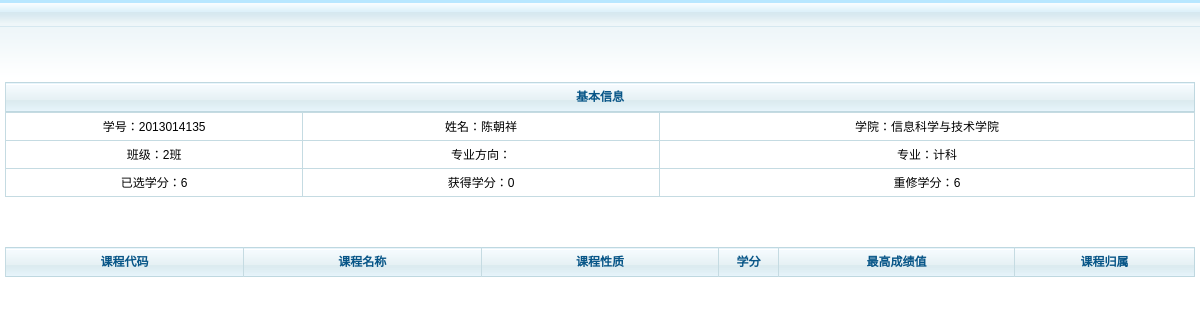
The page /students/scorefailcourse.php (signed in) on the database its author committed.
### tables this page shows
CREATE TABLE IF NOT EXISTS `student` (
  `Id` int(10) NOT NULL COMMENT '学生ID',
  `Name` varchar(30) NOT NULL COMMENT '学生姓名',
  `Sex` varchar(10) NOT NULL COMMENT '学生性别',
  `Password` varchar(20) NOT NULL COMMENT '学生登录密码',
  `Academy` int(10) NOT NULL COMMENT '所属学院ID',
  `Speciality` int(10) NOT NULL COMMENT '所属专业ID',
  `Class` varchar(10) NOT NULL COMMENT '班级 编号',
  `Grade` int(10) NOT NULL COMMENT '所属年级ID',
  `Permission` int(10) NOT NULL COMMENT '权限ID',
  `Dates_Attendance` date NOT NULL COMMENT '入学时间',
  `Phone` varchar(20) NOT NULL COMMENT '联系电话',
  `Identification_Card` varchar(20) NOT NULL COMMENT '身份证号',
  `Nation` varchar(20) DEFAULT '汉' COMMENT '民族',
  `BirthPlace` varchar(20) DEFAULT NULL COMMENT '出生地',
  `BirthDay` date DEFAULT NULL COMMENT '生日',
  `EMail` varchar(50) NOT NULL COMMENT '电子邮箱',
  PRIMARY KEY (`Id`),
  KEY `Grade` (`Grade`),
  KEY `Class` (`Class`),
  KEY `Permission` (`Permission`),
  KEY `Academy` (`Academy`),
  KEY `Speciality` (`Speciality`)
);

CREATE TABLE IF NOT EXISTS `academy` (
  `Id` int(10) NOT NULL COMMENT '学院ID',
  `Name` varchar(30) NOT NULL COMMENT '学院名称',
  PRIMARY KEY (`Id`)
);

CREATE TABLE IF NOT EXISTS `speciality` (
  `Id` int(10) NOT NULL COMMENT '专业ID',
  `Name` varchar(50) NOT NULL COMMENT '专业名称',
  PRIMARY KEY (`Id`)
);

### students/scoremessage.php (called while the page is built, shortened)
<?php
$sql="SELECT * FROM student WHERE Id like '{$_SESSION['ID']}'";
$result=$mysqli->query($sql);
while ($row=$result->fetch_array())
{$Name=$row['Name'];
$AcaID=$row['Academy'];
$Class=$row['Class'];
$spID=$row['Speciality'];}
$sql="SELECT * FROM academy WHERE Id like '{$AcaID}'";
$result=$mysqli->query($sql);
while ($row=$result->fetch_array())
{$Aca=$row['Name'];}
$sql="SELECT * FROM speciality WHERE Id like '{$spID}'";
$result=$mysqli->query($sql);
while ($row=$result->fetch_array())
{$Sp=$row['Name'];}
$sql="select * from curricula_variable where Student_Id like '{$_SESSION['ID']}'";
$result=$mysqli->query($sql);
$sumscore=0;
while ($row=$result->fetch_array()){
	$sql="select * from curricula where Id like'{$row['Curricula_Id']}'";
	$result1=$mysqli->query($sql);
	while ($row1=$result1->fetch_array())
	{$sumscore+=$row1['Credit'];}
}
$getscore=0;
?>

### students/scorefailcourse.php (the view, shortened to what this page needs)
<!DOCTYPE html>
<html>
<head>
<link href="../images/style.css" rel="stylesheet" type="text/css" />
</head>
<body>
<div id="contentWrap">
<div class="pageTitle"></div>
<div class="pageColumn">
<div class="pageButton"></div>
  <table>
    <thead>
    <th width="100%">基本信息</th>
    </thead>
    </table>
     <?php
include ("inc.php");
include ("scoremessage.php");
include ("addline.php");
?>
    <table>
    <tbody>
    	<tr>
        <td width="25%">学号：<?php echo $_SESSION['ID'];?></td>
        <td width="25%">姓名：<?php echo $Name;?></td>
        <td width="50%">学院：<?php echo $Aca;?></td>
      </tr>
      <tr>
        <td width="20%">班级：<?php echo $Class;?></td>
        <td width="30%">专业方向：</td>
        <td width="50%">专业：<?php echo $Sp;?></td>
      </tr>
      <tr>
        <td width="20%">已选学分：<?php echo $sumscore;?></td>
        <td width="30%">获得学分：<?php echo $getscore;?></td>
        <td width="50%">重修学分：<?php echo $sumscore-$getscore?></td>
      </tr>
    </tbody>
  </table>
<div class="pageButton"></div>
  <table>
    <thead>
    <th width="20%">课程代码</th>
      <th width="20%">课程名称</th>
      <th width="20%">课程性质</th>
      <th width="5%">学分</th>
      <th width="20">最高成绩值</th>
      <th width="15">课程归属</th>
        </thead>
  </table>
</body>
</html>

### images/style.css (style rules this page uses)
﻿ body, h1, h2, h3, h4, h5, h6, hr, p, blockquote, dl, dt, dd, ul, ol, li, pre, form, fieldset, legend, button, input, textarea, th, td, img { border:medium none; margin: 0; padding: 0; }
body,button, input, select, textarea { font: 12px/1.5 '宋体',tahoma, Srial, helvetica, sans-serif; }
table { border-collapse: collapse; border-spacing: 0; }
.pageTitle { height:27px; line-height:27px; color:#075587; background:url(page-pageTitle-bg.gif); }
.pageButton { height:50px;color:#075587;font-size: 20px; }
.pageColumn { background:url(page-bg.gif) repeat-x; padding:5px; }
.pageColumn table { width:100% }
.pageColumn thead { border:1px solid #bfd8e0; color:#075587; background:url(page-thead-bg.gif); }
.pageColumn thead th { border-left:1px solid #c5dbe2; text-align:center; height:28px; }
.pageColumn tbody tr { border:1px solid #bfd8e0; height:28px; }
.pageColumn tbody td { text-align:center;border:1px solid #c5dbe2 }

### students/scorefailcourse.php (style rules this page uses)
body { background:#FFF }

### rows shown on the page
student: Name "陈朝祥", Class "2班"
academy: Name "信息科学与技术学院"
speciality: Name "计科"

### other values the page prints
$_SESSION['ID'] "2013014135"
$sumscore "6"
$getscore "0"
$sumscore-$getscore "6"
